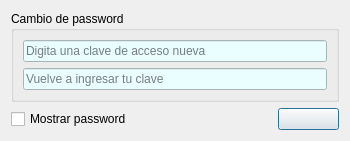
<?xml version="1.0" encoding="UTF-8"?>
<ui version="4.0">
 <class>frmCambiarClave</class>
 <widget class="QDialog" name="frmCambiarClave">
  <property name="geometry">
   <rect>
    <x>0</x>
    <y>0</y>
    <width>350</width>
    <height>137</height>
   </rect>
  </property>
  <property name="windowTitle">
   <string>Cambio de clave de acceso</string>
  </property>
  <property name="windowOpacity">
   <double>0.970000000000000</double>
  </property>
  <layout class="QVBoxLayout" name="verticalLayout">
   <item>
    <widget class="QGroupBox" name="groupBox">
     <property name="title">
      <string>Cambio de password</string>
     </property>
     <layout class="QGridLayout" name="gridLayout">
      <item row="0" column="0">
       <widget class="QLineEdit" name="clave">
        <property name="styleSheet">
         <string notr="true">background-color: rgb(235, 254, 255);</string>
        </property>
        <property name="echoMode">
         <enum>QLineEdit::Password</enum>
        </property>
        <property name="placeholderText">
         <string>Digita una clave de acceso nueva</string>
        </property>
       </widget>
      </item>
      <item row="1" column="0">
       <widget class="QLineEdit" name="reClave">
        <property name="styleSheet">
         <string notr="true">background-color: rgb(235, 254, 255);</string>
        </property>
        <property name="echoMode">
         <enum>QLineEdit::Password</enum>
        </property>
        <property name="placeholderText">
         <string>Vuelve a ingresar tu clave</string>
        </property>
       </widget>
      </item>
     </layout>
    </widget>
   </item>
   <item>
    <layout class="QHBoxLayout" name="horizontalLayout">
     <item>
      <widget class="QCheckBox" name="checkBox">
       <property name="text">
        <string>Mostrar password</string>
       </property>
      </widget>
     </item>
     <item>
      <spacer name="horizontalSpacer">
       <property name="orientation">
        <enum>Qt::Horizontal</enum>
       </property>
       <property name="sizeHint" stdset="0">
        <size>
         <width>40</width>
         <height>20</height>
        </size>
       </property>
      </spacer>
     </item>
     <item>
      <widget class="QPushButton" name="pushButton">
       <property name="minimumSize">
        <size>
         <width>61</width>
         <height>0</height>
        </size>
       </property>
       <property name="maximumSize">
        <size>
         <width>61</width>
         <height>16777215</height>
        </size>
       </property>
       <property name="toolTip">
        <string>Cambiar la clave</string>
       </property>
       <property name="text">
        <string/>
       </property>
       <property name="icon">
        <iconset resource="Recursos.qrc">
         <normaloff>:/images/stock-lock-ok.png</normaloff>:/images/stock-lock-ok.png</iconset>
       </property>
       <property name="iconSize">
        <size>
         <width>24</width>
         <height>24</height>
        </size>
       </property>
      </widget>
     </item>
    </layout>
   </item>
  </layout>
 </widget>
 <resources>
  <include location="Recursos.qrc"/>
 </resources>
 <connections/>
</ui>
